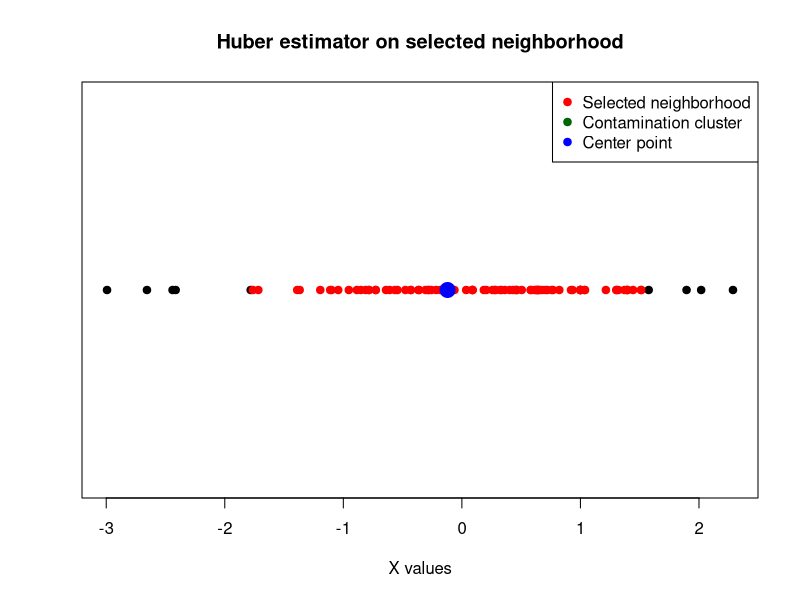

Source code (R):
set.seed(42)

# Parameters
m <- 100
epsilon <- 0.05
delta <- 0.10
n_clean <- floor((1 - epsilon) * m)
n_contam <- m - n_clean

# Generate data
clean_data <- rnorm(n_clean, mean = 0, sd = 1)

# Place contamination exactly at 1 (your original code says rep(1, n_contam), not 50)
contam_data <- rep(1, n_contam)

# Combine data
X <- c(clean_data, contam_data)

# Compute distance matrix
D <- as.matrix(dist(X, diag = TRUE, upper = TRUE))

# Compute R_i
k <- ceiling((1 - delta) * m)
R <- apply(D, 1, function(d) sort(d)[k + 1])

# Find i* with smallest R
i_star <- which.min(R)
R_star <- R[i_star]

# Points within this radius
V_indices <- which(D[i_star, ] <= R_star)

# Data points in neighborhood
X_V <- X[V_indices]

# Huber loss function for location theta and data y
huber_loss <- function(theta, y, delta = 1.0) {
  r <- y - theta
  loss <- ifelse(abs(r) <= delta,
                 0.5 * r^2,
                 delta * (abs(r) - 0.5 * delta))
  sum(loss)
}

# Find Huber estimator on X_V with delta tuned (e.g., 1)
delta_huber <- 1.345
huber_est <- optim(par = 0, fn = huber_loss, y = X, delta = delta_huber, method = "BFGS")$par
huber_est
# Ordinary mean (full data)
mean_est <- mean(X)

# Report
cat(sprintf("Huber estimator:    %.3f\n", huber_est))
cat(sprintf("Ordinary mean:      %.3f\n", mean_est))
cat(sprintf("True center:        0.000\n"))
cat(sprintf("Number in V:        %d\n", length(V_indices)))
cat(sprintf("Center point X[i*]: %.3f\n", X[i_star]))
n_contam_in_V <- sum(X[V_indices] == 1)
cat(sprintf("Contaminated points in V: %d\n", n_contam_in_V))

# Plot
plot(X, rep(0, length(X)), pch=19, 
     col=ifelse(1:length(X) %in% V_indices, "red", 
                ifelse(X == 1, "darkgreen", "black")),
     xlab="X values", ylab="", yaxt='n', 
     main="Huber estimator on selected neighborhood")
points(X[i_star], 0, pch=19, col="blue", cex=2)
legend("topright", legend=c("Selected neighborhood", "Contamination cluster", "Center point"), 
       col=c("red", "darkgreen", "blue"), pch=19)
